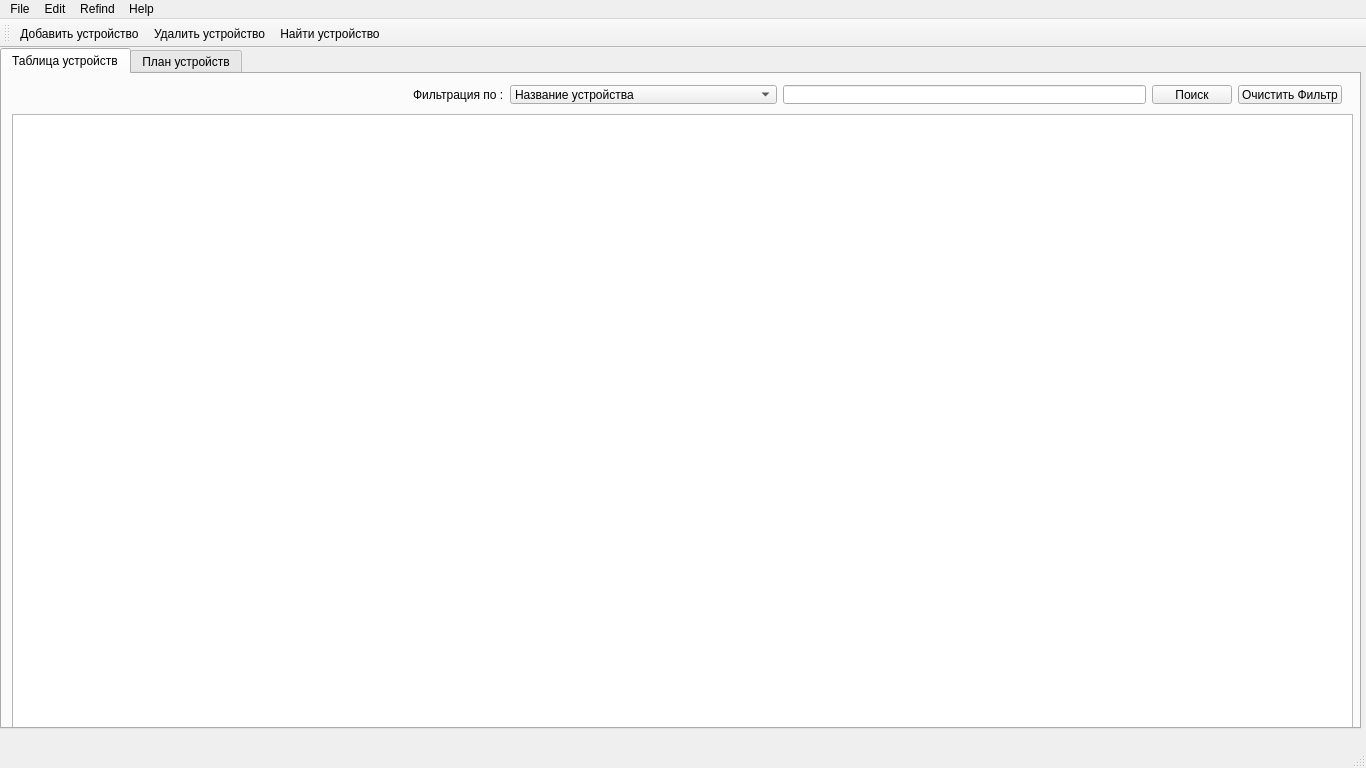
<?xml version="1.0" encoding="UTF-8"?>
<ui version="4.0">
 <class>MainWindow</class>
 <widget class="QMainWindow" name="MainWindow">
  <property name="geometry">
   <rect>
    <x>0</x>
    <y>0</y>
    <width>1366</width>
    <height>768</height>
   </rect>
  </property>
  <property name="windowTitle">
   <string>MainWindow</string>
  </property>
  <property name="windowIcon">
   <iconset resource="res.qrc">
    <normaloff>:/images/images/Database-Encryption.png</normaloff>:/images/images/Database-Encryption.png</iconset>
  </property>
  <widget class="QWidget" name="centralWidget">
   <widget class="QTabWidget" name="tabWidget">
    <property name="geometry">
     <rect>
      <x>0</x>
      <y>0</y>
      <width>1361</width>
      <height>681</height>
     </rect>
    </property>
    <property name="currentIndex">
     <number>0</number>
    </property>
    <widget class="QWidget" name="tab">
     <attribute name="title">
      <string>Таблица устройств</string>
     </attribute>
     <widget class="QTableView" name="deviceTableView">
      <property name="geometry">
       <rect>
        <x>10</x>
        <y>40</y>
        <width>1341</width>
        <height>641</height>
       </rect>
      </property>
     </widget>
     <widget class="QWidget" name="layoutWidget">
      <property name="geometry">
       <rect>
        <x>400</x>
        <y>0</y>
        <width>951</width>
        <height>41</height>
       </rect>
      </property>
      <layout class="QHBoxLayout" name="horizontalLayout">
       <item>
        <layout class="QGridLayout" name="gridLayout">
         <item row="0" column="0">
          <widget class="QLabel" name="label">
           <property name="text">
            <string>Фильтрация по :</string>
           </property>
          </widget>
         </item>
         <item row="0" column="1">
          <widget class="QComboBox" name="FilterComboBox">
           <property name="sizePolicy">
            <sizepolicy hsizetype="Expanding" vsizetype="Fixed">
             <horstretch>0</horstretch>
             <verstretch>0</verstretch>
            </sizepolicy>
           </property>
           <item>
            <property name="text">
             <string>Название устройства</string>
            </property>
           </item>
           <item>
            <property name="text">
             <string>Тип устройства</string>
            </property>
           </item>
           <item>
            <property name="text">
             <string>Инвентарный номер</string>
            </property>
           </item>
           <item>
            <property name="text">
             <string>Местонахождение</string>
            </property>
           </item>
           <item>
            <property name="text">
             <string>Статус устройства</string>
            </property>
           </item>
          </widget>
         </item>
        </layout>
       </item>
       <item>
        <widget class="QLineEdit" name="SearchLine">
         <property name="sizePolicy">
          <sizepolicy hsizetype="Expanding" vsizetype="Fixed">
           <horstretch>0</horstretch>
           <verstretch>0</verstretch>
          </sizepolicy>
         </property>
        </widget>
       </item>
       <item>
        <widget class="QPushButton" name="SearchButton">
         <property name="text">
          <string>Поиск</string>
         </property>
        </widget>
       </item>
       <item>
        <widget class="QPushButton" name="ClearFilterButton">
         <property name="text">
          <string>Очистить Фильтр</string>
         </property>
        </widget>
       </item>
      </layout>
     </widget>
    </widget>
    <widget class="QWidget" name="tab_2">
     <attribute name="title">
      <string>План устройств</string>
     </attribute>
     <widget class="QGraphicsView" name="graphicsView">
      <property name="geometry">
       <rect>
        <x>10</x>
        <y>30</y>
        <width>1341</width>
        <height>621</height>
       </rect>
      </property>
     </widget>
    </widget>
   </widget>
  </widget>
  <widget class="QMenuBar" name="menuBar">
   <property name="geometry">
    <rect>
     <x>0</x>
     <y>0</y>
     <width>1366</width>
     <height>20</height>
    </rect>
   </property>
   <widget class="QMenu" name="menuFile">
    <property name="title">
     <string>File</string>
    </property>
    <addaction name="Add_action"/>
    <addaction name="Delete_action"/>
    <addaction name="Find_action"/>
    <addaction name="separator"/>
    <addaction name="actionExit"/>
   </widget>
   <widget class="QMenu" name="menuEdit">
    <property name="title">
     <string>Edit</string>
    </property>
   </widget>
   <widget class="QMenu" name="menuRefind">
    <property name="title">
     <string>Refind</string>
    </property>
   </widget>
   <widget class="QMenu" name="menuHelp">
    <property name="title">
     <string>Help</string>
    </property>
   </widget>
   <addaction name="menuFile"/>
   <addaction name="menuEdit"/>
   <addaction name="menuRefind"/>
   <addaction name="menuHelp"/>
  </widget>
  <widget class="QToolBar" name="mainToolBar">
   <property name="allowedAreas">
    <set>Qt::LeftToolBarArea|Qt::TopToolBarArea</set>
   </property>
   <attribute name="toolBarArea">
    <enum>TopToolBarArea</enum>
   </attribute>
   <attribute name="toolBarBreak">
    <bool>false</bool>
   </attribute>
   <addaction name="Add_action"/>
   <addaction name="Delete_action"/>
   <addaction name="Find_action"/>
  </widget>
  <widget class="QStatusBar" name="statusBar"/>
  <action name="Add_action">
   <property name="icon">
    <iconset resource="res.qrc">
     <normaloff>:/images/images/add-server-icon.png</normaloff>:/images/images/add-server-icon.png</iconset>
   </property>
   <property name="text">
    <string>Добавить устройство</string>
   </property>
  </action>
  <action name="Delete_action">
   <property name="icon">
    <iconset resource="res.qrc">
     <normaloff>:/images/images/remove-server-icon.png</normaloff>:/images/images/remove-server-icon.png</iconset>
   </property>
   <property name="text">
    <string>Удалить устройство</string>
   </property>
  </action>
  <action name="Find_action">
   <property name="icon">
    <iconset resource="res.qrc">
     <normaloff>:/images/images/search-server-icon.png</normaloff>:/images/images/search-server-icon.png</iconset>
   </property>
   <property name="text">
    <string>Найти устройство</string>
   </property>
  </action>
  <action name="actionExit">
   <property name="icon">
    <iconset resource="res.qrc">
     <normaloff>:/images/images/exit.png</normaloff>:/images/images/exit.png</iconset>
   </property>
   <property name="text">
    <string>Exit</string>
   </property>
  </action>
 </widget>
 <layoutdefault spacing="6" margin="11"/>
 <resources>
  <include location="res.qrc"/>
 </resources>
 <connections/>
</ui>
